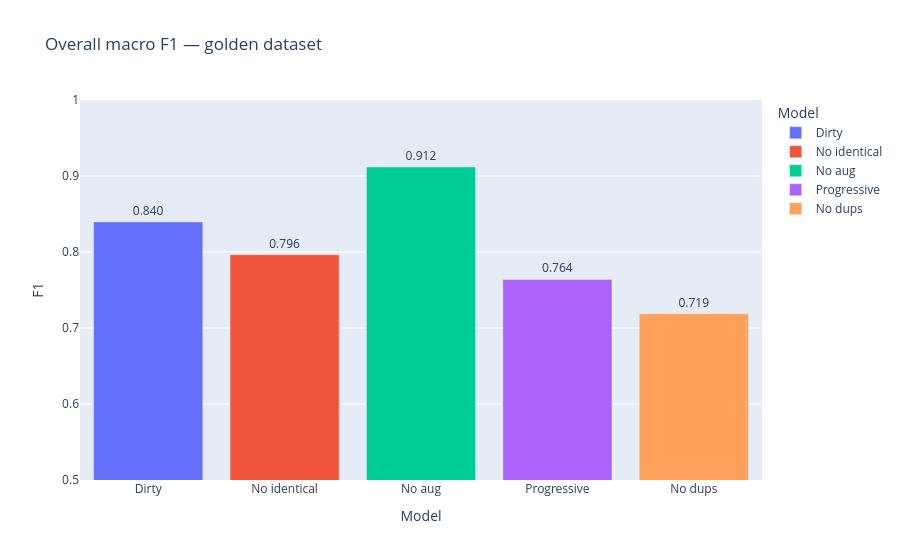
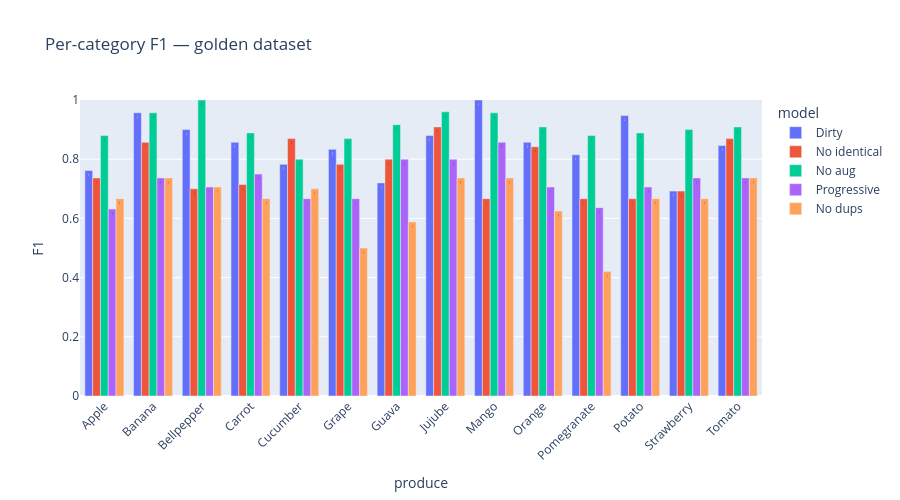
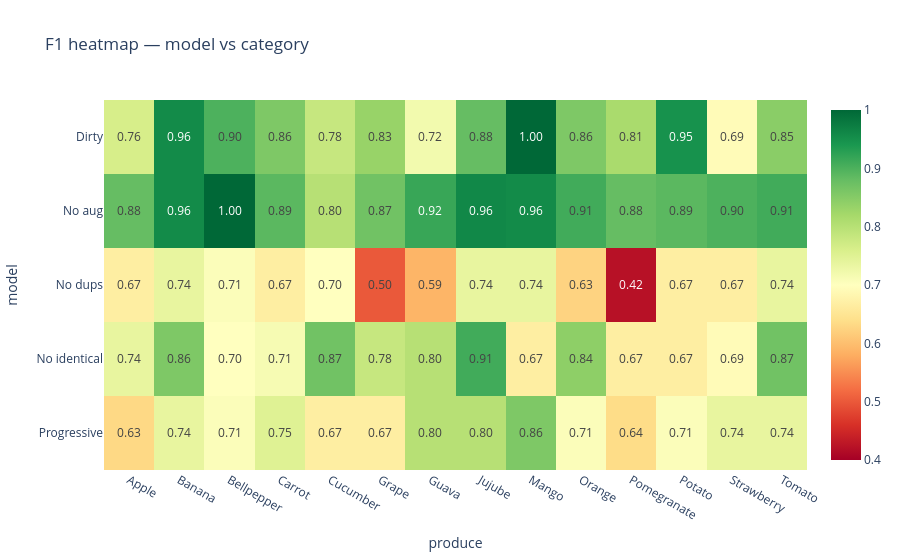

The cell these charts' notebook holds for them, in order:
### Code cell
from sklearn.metrics import precision_recall_fscore_support

# ── Overall F1 bar chart ───────────────────────────────────────────────────────
overall_f1 = []
for name, df in results.items():
    _, _, f1, _ = precision_recall_fscore_support(
        df["true_label"], df["pred"], average="macro", zero_division=0
    )
    overall_f1.append({"Model": name, "F1": f1})

overall_f1_df = pd.DataFrame(overall_f1)

fig_f1_overall = px.bar(overall_f1_df, x="Model", y="F1", text_auto=".3f",
                        title="Overall macro F1 — golden dataset",
                        color="Model", range_y=[0.5, 1.0])
fig_f1_overall.update_traces(textposition="outside")
fig_f1_overall.show()

# ── Per-category F1 grouped bar chart ─────────────────────────────────────────
per_cat_f1 = []
for name, df in results.items():
    for cat in sorted(df["produce"].unique()):
        sub = df[df["produce"] == cat]
        _, _, f1, _ = precision_recall_fscore_support(
            sub["true_label"], sub["pred"], average="binary", zero_division=0
        )
        per_cat_f1.append({"produce": cat, "F1": f1, "model": name})

per_cat_f1_df = pd.DataFrame(per_cat_f1)

fig_f1 = px.bar(per_cat_f1_df, x="produce", y="F1", color="model",
                barmode="group", title="Per-category F1 — golden dataset",
                range_y=[0, 1.0], text_auto=".2f")
fig_f1.update_layout(xaxis_tickangle=-45, height=500)
fig_f1.show()

# ── F1 heatmap ────────────────────────────────────────────────────────────────
pivot_f1 = per_cat_f1_df.pivot(index="model", columns="produce", values="F1")

fig_f1_heat = px.imshow(pivot_f1, text_auto=".2f", aspect="auto",
                        color_continuous_scale="RdYlGn", range_color=[0.4, 1.0],
                        title="F1 heatmap — model vs category")
fig_f1_heat.show()

### Figure 1 — Plotly figure (JSON) as saved in the notebook; plotly's stock layout.template omitted (floating-point values rounded to 4 significant figures)
{"data": [{"hovertemplate": "Model=%{x}<br>F1=%{y}<extra></extra>", "legendgroup": "Dirty", "marker": {"color": "#636efa", "pattern": {"shape": ""}}, "name": "Dirty", "orientation": "v", "showlegend": true, "textposition": "outside", "texttemplate": "%{y:.3f}", "type": "bar", "x": ["Dirty"], "xaxis": "x", "y": [0.8395], "yaxis": "y"}, {"hovertemplate": "Model=%{x}<br>F1=%{y}<extra></extra>", "legendgroup": "No identical", "marker": {"color": "#EF553B", "pattern": {"shape": ""}}, "name": "No identical", "orientation": "v", "showlegend": true, "textposition": "outside", "texttemplate": "%{y:.3f}", "type": "bar", "x": ["No identical"], "xaxis": "x", "y": [0.7964], "yaxis": "y"}, {"hovertemplate": "Model=%{x}<br>F1=%{y}<extra></extra>", "legendgroup": "No aug", "marker": {"color": "#00cc96", "pattern": {"shape": ""}}, "name": "No aug", "orientation": "v", "showlegend": true, "textposition": "outside", "texttemplate": "%{y:.3f}", "type": "bar", "x": ["No aug"], "xaxis": "x", "y": [0.9119], "yaxis": "y"}, {"hovertemplate": "Model=%{x}<br>F1=%{y}<extra></extra>", "legendgroup": "Progressive", "marker": {"color": "#ab63fa", "pattern": {"shape": ""}}, "name": "Progressive", "orientation": "v", "showlegend": true, "textposition": "outside", "texttemplate": "%{y:.3f}", "type": "bar", "x": ["Progressive"], "xaxis": "x", "y": [0.7639], "yaxis": "y"}, {"hovertemplate": "Model=%{x}<br>F1=%{y}<extra></extra>", "legendgroup": "No dups", "marker": {"color": "#FFA15A", "pattern": {"shape": ""}}, "name": "No dups", "orientation": "v", "showlegend": true, "textposition": "outside", "texttemplate": "%{y:.3f}", "type": "bar", "x": ["No dups"], "xaxis": "x", "y": [0.7187], "yaxis": "y"}], "layout": {"barmode": "relative", "legend": {"title": {"text": "Model"}, "tracegroupgap": 0}, "title": {"text": "Overall macro F1 — golden dataset"}, "xaxis": {"anchor": "y", "categoryarray": ["Dirty", "No identical", "No aug", "Progressive", "No dups"], "categoryorder": "array", "domain": [0, 1], "title": {"text": "Model"}}, "yaxis": {"anchor": "x", "domain": [0, 1], "range": [0.5, 1], "title": {"text": "F1"}}}}

### Figure 2 — Plotly figure (JSON) as saved in the notebook; plotly's stock layout.template omitted (floating-point values rounded to 4 significant figures)
{"data": [{"alignmentgroup": "True", "hovertemplate": "model=Dirty<br>produce=%{x}<br>F1=%{y}<extra></extra>", "legendgroup": "Dirty", "marker": {"color": "#636efa", "pattern": {"shape": ""}}, "name": "Dirty", "offsetgroup": "Dirty", "orientation": "v", "showlegend": true, "textposition": "auto", "texttemplate": "%{y:.2f}", "type": "bar", "x": ["Apple", "Banana", "Bellpepper", "Carrot", "Cucumber", "Grape", "Guava", "Jujube", "Mango", "Orange", "Pomegranate", "Potato", "Strawberry", "Tomato"], "xaxis": "x", "y": [0.7619, 0.9565, 0.9, 0.8571, 0.7826, 0.8333, 0.72, 0.88, 1.0, 0.8571, 0.8148, 0.9474, 0.6923, 0.8462], "yaxis": "y"}, {"alignmentgroup": "True", "hovertemplate": "model=No identical<br>produce=%{x}<br>F1=%{y}<extra></extra>", "legendgroup": "No identical", "marker": {"color": "#EF553B", "pattern": {"shape": ""}}, "name": "No identical", "offsetgroup": "No identical", "orientation": "v", "showlegend": true, "textposition": "auto", "texttemplate": "%{y:.2f}", "type": "bar", "x": ["Apple", "Banana", "Bellpepper", "Carrot", "Cucumber", "Grape", "Guava", "Jujube", "Mango", "Orange", "Pomegranate", "Potato", "Strawberry", "Tomato"], "xaxis": "x", "y": [0.7368, 0.8571, 0.7, 0.7143, 0.8696, 0.7826, 0.8, 0.9091, 0.6667, 0.8421, 0.6667, 0.6667, 0.6923, 0.8696], "yaxis": "y"}, {"alignmentgroup": "True", "hovertemplate": "model=No aug<br>produce=%{x}<br>F1=%{y}<extra></extra>", "legendgroup": "No aug", "marker": {"color": "#00cc96", "pattern": {"shape": ""}}, "name": "No aug", "offsetgroup": "No aug", "orientation": "v", "showlegend": true, "textposition": "auto", "texttemplate": "%{y:.2f}", "type": "bar", "x": ["Apple", "Banana", "Bellpepper", "Carrot", "Cucumber", "Grape", "Guava", "Jujube", "Mango", "Orange", "Pomegranate", "Potato", "Strawberry", "Tomato"], "xaxis": "x", "y": [0.88, 0.9565, 1.0, 0.8889, 0.8, 0.8696, 0.9167, 0.96, 0.9565, 0.9091, 0.88, 0.8889, 0.9, 0.9091], "yaxis": "y"}, {"alignmentgroup": "True", "hovertemplate": "model=Progressive<br>produce=%{x}<br>F1=%{y}<extra></extra>", "legendgroup": "Progressive", "marker": {"color": "#ab63fa", "pattern": {"shape": ""}}, "name": "Progressive", "offsetgroup": "Progressive", "orientation": "v", "showlegend": true, "textposition": "auto", "texttemplate": "%{y:.2f}", "type": "bar", "x": ["Apple", "Banana", "Bellpepper", "Carrot", "Cucumber", "Grape", "Guava", "Jujube", "Mango", "Orange", "Pomegranate", "Potato", "Strawberry", "Tomato"], "xaxis": "x", "y": [0.6316, 0.7368, 0.7059, 0.75, 0.6667, 0.6667, 0.8, 0.8, 0.8571, 0.7059, 0.6364, 0.7059, 0.7368, 0.7368], "yaxis": "y"}, {"alignmentgroup": "True", "hovertemplate": "model=No dups<br>produce=%{x}<br>F1=%{y}<extra></extra>", "legendgroup": "No dups", "marker": {"color": "#FFA15A", "pattern": {"shape": ""}}, "name": "No dups", "offsetgroup": "No dups", "orientation": "v", "showlegend": true, "textposition": "auto", "texttemplate": "%{y:.2f}", "type": "bar", "x": ["Apple", "Banana", "Bellpepper", "Carrot", "Cucumber", "Grape", "Guava", "Jujube", "Mango", "Orange", "Pomegranate", "Potato", "Strawberry", "Tomato"], "xaxis": "x", "y": [0.6667, 0.7368, 0.7059, 0.6667, 0.7, 0.5, 0.5882, 0.7368, 0.7368, 0.625, 0.4211, 0.6667, 0.6667, 0.7368], "yaxis": "y"}], "layout": {"barmode": "group", "height": 500, "legend": {"title": {"text": "model"}, "tracegroupgap": 0}, "title": {"text": "Per-category F1 — golden dataset"}, "xaxis": {"anchor": "y", "domain": [0, 1], "tickangle": -45, "title": {"text": "produce"}}, "yaxis": {"anchor": "x", "domain": [0, 1], "range": [0, 1], "title": {"text": "F1"}}}}

### Figure 3 — Plotly figure (JSON) as saved in the notebook; plotly's stock layout.template omitted (floating-point values rounded to 4 significant figures)
{"data": [{"coloraxis": "coloraxis", "hovertemplate": "produce: %{x}<br>model: %{y}<br>color: %{z}<extra></extra>", "name": "0", "texttemplate": "%{z:.2f}", "type": "heatmap", "x": ["Apple", "Banana", "Bellpepper", "Carrot", "Cucumber", "Grape", "Guava", "Jujube", "Mango", "Orange", "Pomegranate", "Potato", "Strawberry", "Tomato"], "xaxis": "x", "y": ["Dirty", "No aug", "No dups", "No identical", "Progressive"], "yaxis": "y", "z": [[0.7619, 0.9565, 0.9, 0.8571, 0.7826, 0.8333, 0.72, 0.88, 1.0, 0.8571, 0.8148, 0.9474, 0.6923, 0.8462], [0.88, 0.9565, 1.0, 0.8889, 0.8, 0.8696, 0.9167, 0.96, 0.9565, 0.9091, 0.88, 0.8889, 0.9, 0.9091], [0.6667, 0.7368, 0.7059, 0.6667, 0.7, 0.5, 0.5882, 0.7368, 0.7368, 0.625, 0.4211, 0.6667, 0.6667, 0.7368], [0.7368, 0.8571, 0.7, 0.7143, 0.8696, 0.7826, 0.8, 0.9091, 0.6667, 0.8421, 0.6667, 0.6667, 0.6923, 0.8696], [0.6316, 0.7368, 0.7059, 0.75, 0.6667, 0.6667, 0.8, 0.8, 0.8571, 0.7059, 0.6364, 0.7059, 0.7368, 0.7368]]}], "layout": {"coloraxis": {"cmax": 1, "cmin": 0.4, "colorscale": [[0, "rgb(165,0,38)"], [0.1, "rgb(215,48,39)"], [0.2, "rgb(244,109,67)"], [0.3, "rgb(253,174,97)"], [0.4, "rgb(254,224,139)"], [0.5, "rgb(255,255,191)"], [0.6, "rgb(217,239,139)"], [0.7, "rgb(166,217,106)"], [0.8, "rgb(102,189,99)"], [0.9, "rgb(26,152,80)"], [1, "rgb(0,104,55)"]]}, "title": {"text": "F1 heatmap — model vs category"}, "xaxis": {"anchor": "y", "domain": [0, 1], "title": {"text": "produce"}}, "yaxis": {"anchor": "x", "autorange": "reversed", "domain": [0, 1], "title": {"text": "model"}}}}
